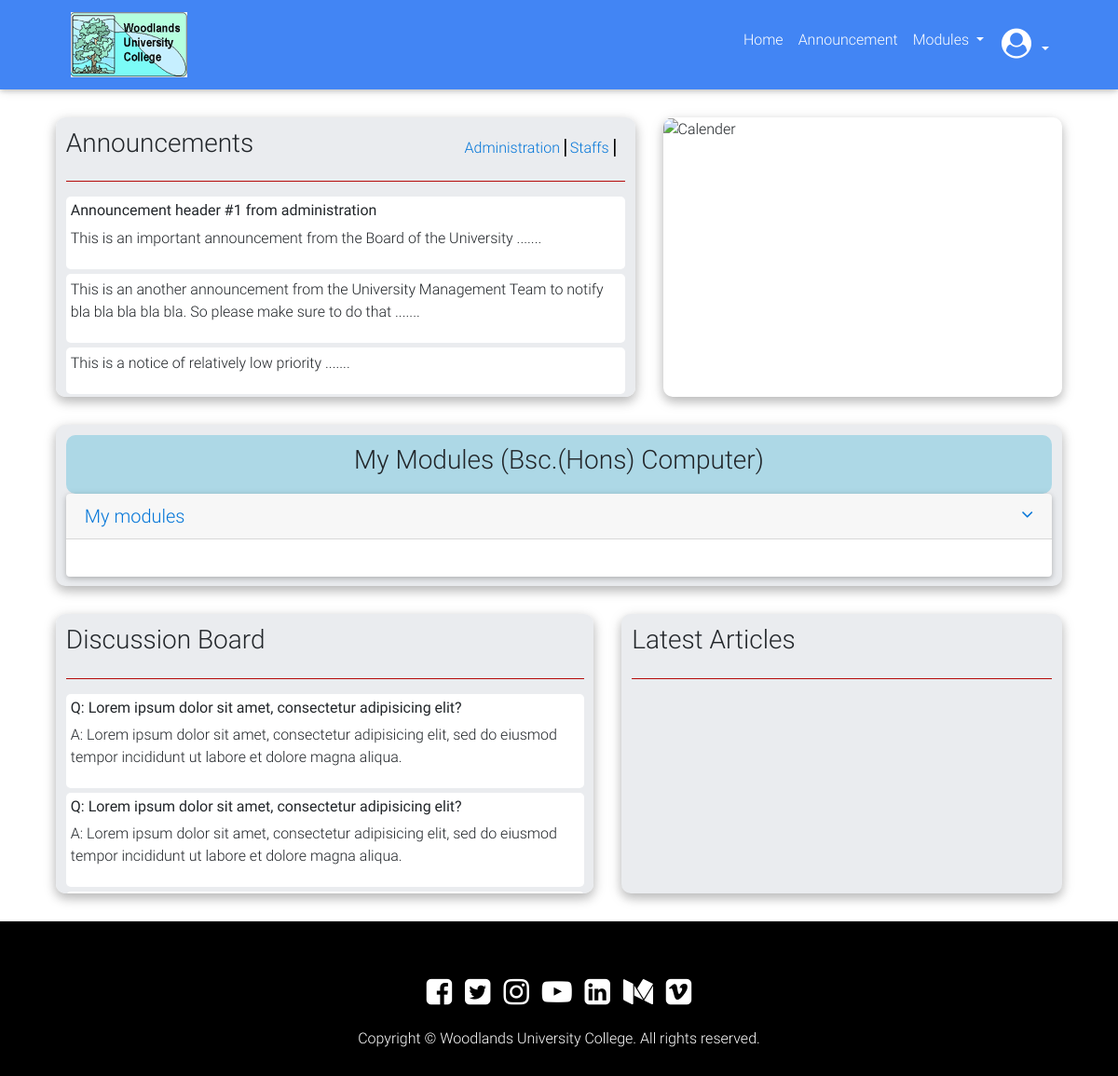
Page /public_html/student/index.php on the earlier database version.
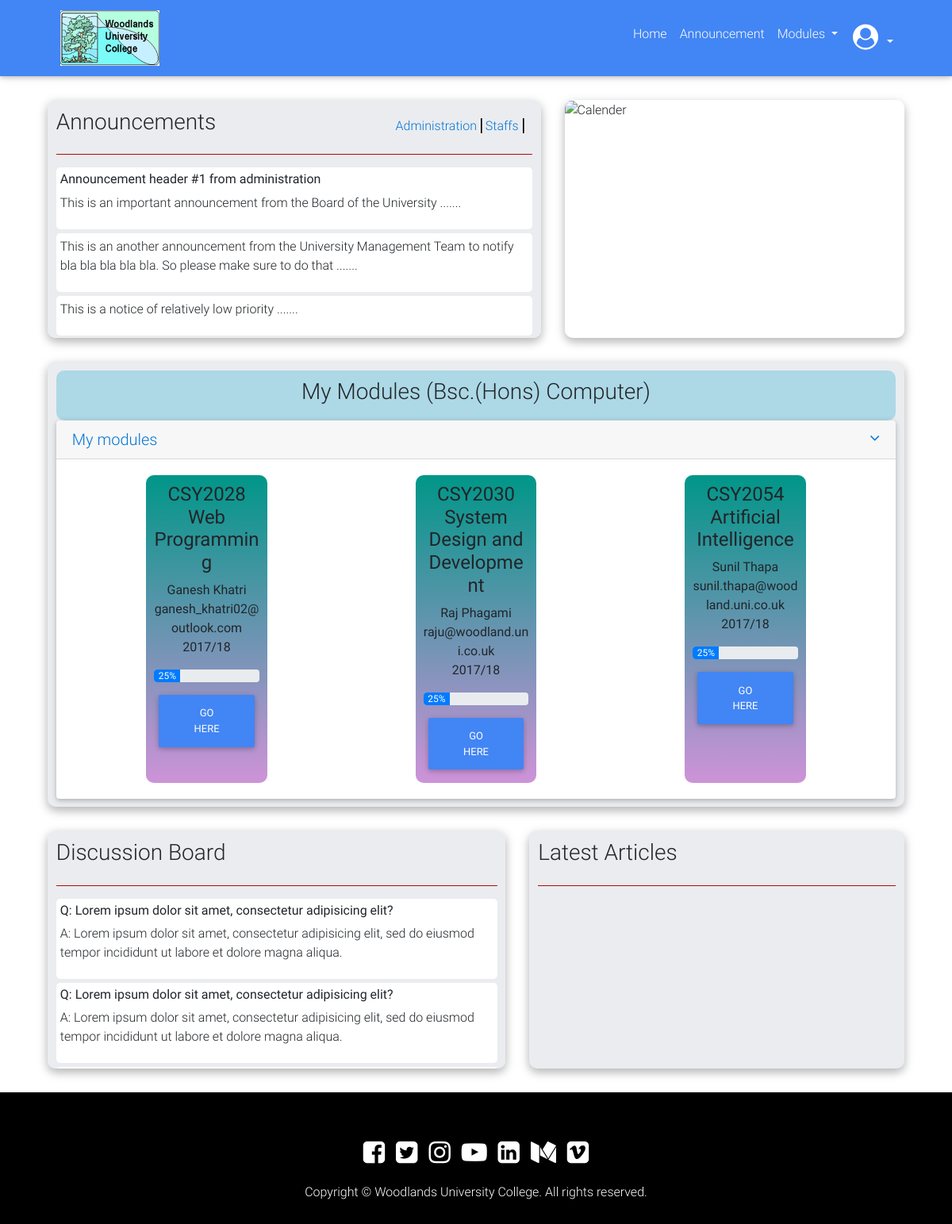
Same page on the later database version.
### tables this page shows
CREATE TABLE `course` (
  `course_id` int(10) NOT NULL,
  `courseName` varchar(255) NOT NULL,
  `degree` varchar(255) NOT NULL
);

CREATE TABLE `module` (
  `module_id` int(10) NOT NULL,
  `course_id` int(10) NOT NULL,
  `moduleName` varchar(255) NOT NULL,
  `level` int(5) NOT NULL,
  `pts` int(10) NOT NULL,
  `ass1` varchar(255) NOT NULL,
  `ass2` varchar(255) NOT NULL,
  `exam` varchar(255) NOT NULL,
  `moduleCode` varchar(255) NOT NULL,
  `tutor_id` int(9) NOT NULL
);

CREATE TABLE `staff` (
  `staffId` int(9) NOT NULL,
  `staffFirstName` varchar(255) NOT NULL,
  `staffMiddleName` varchar(255) NOT NULL,
  `staffSurName` varchar(255) NOT NULL,
  `email` varchar(255) NOT NULL,
  `address` varchar(255) NOT NULL,
  `phone` varchar(20) NOT NULL,
  `role` varchar(255) NOT NULL,
  `specialistSubject` varchar(100) NOT NULL,
  `status` varchar(40) NOT NULL,
  `dormacyReason` varchar(30) NOT NULL,
  `gender` varchar(10) NOT NULL
);

### classes/databaseQuery.php (called while the page is built, shortened)
<?php
	class QueryDatabase{
		public $pdo; public $tableName;
		function __construct($pdo, $tableName){
			$this->pdo = $pdo;
			$this->tableName = $tableName;
		}
		function find($field, $value) {
		        $stmt = $this->pdo->prepare('SELECT * FROM ' . $this->tableName . ' WHERE ' . $field . ' = :value');
		        $criteria = [
		                'value' => $value
		        ];
		        $stmt->execute($criteria);
		        return $stmt;
		}
	}
?>

### functions/load-Template-Function.php (called while the page is built, shortened)
<?php
	function contentLoadingFunction($filename, $templateVars){
		extract($templateVars);
		require $filename;
		$content = ob_get_clean();
		return $content;
	}
?>

### template/student/student_layout.php (the view, shortened to what this page needs)
<!DOCTYPE html>
<html lang="en">
<head>
    <link rel="stylesheet" href="https://maxcdn.bootstrapcdn.com/font-awesome/4.7.0/css/font-awesome.min.css">
    <link href="../../assets/css/bootstrap.min.css" rel="stylesheet">
    <link href="../../assets/css/mdb.min.css" rel="stylesheet">
    <link href="../../assets/css/staffstyle.css" rel="stylesheet">
</head>
<body>
    <header>
        <nav class="navbar navbar-expand-lg navbar-dark primary-color">
            <div>
                <a class="navbar-brand" href="#">
                    <img src="../../assets/images/logo.png" height="70px" alt="University Logo">
                </a>
            </div>
            <div class="collapse navbar-collapse" id="basicExampleNav">
                <ul class="nav navbar-nav nav-flex-icons ml-auto">
                <li class="nav-item">
                    <a class="nav-link" href="index.php">Home</a>
                </li>
                <li class="nav-item">
                    <a class="nav-link" href="#">Announcement</a>
                </li>
                <li class="nav-item dropdown">
                    <a class="nav-link dropdown-toggle" href="#" id="navbarDropdownMenuLink" data-toggle="dropdown" aria-haspopup="true" aria-expanded="false">
                        Modules
                    </a>
                </li>
                <li class="nav-item dropdown">
                    <a class="nav-link dropdown-toggle" href="#" id="navbarDropdownMenuLink" data-toggle="dropdown" aria-haspopup="true" aria-expanded="false">
                        <i class="fa fa-user-circle fa-2x" aria-hidden="true"></i>
                    </a>
                </li>
            </ul>
            </div>
        </nav>
    </header>
    <main>
        <div class="section-1">
            <div class="announce example z-depth-1-half">
                <div class="announce-header">
                    <h3>Announcements</h3>
                    <div id="announce-cat">
                        <a href="#" style="border-right:2px groove black; padding-right: 5px;">Administration</a>
                        <a href="#" style="border-right:2px groove black;padding-right: 5px;">Staffs</a>
                    </div>
                </div>
                <hr>
                <div class="announce-body">
                    <div class="announcement">
                        <h6><strong>Announcement header #1 from administration</strong></h6>
                        <p>This is an important announcement from the Board of the University .......</p>
                    </div>
                    <div class="announcement">
                        <p>This is an another announcement from the University Management Team to notify bla bla bla bla bla. So please make sure to do that .......</p>
                    </div>
                    <div class="announcement">
                        <p>This is a notice of relatively low priority .......</p>
                    </div>
                </div>
            </div>
            <div class="calender example z-depth-1-half">
                <img src="img/calender.png" alt="Calender" height="300px">
            </div>
        </div>
        <div class="modules example z-depth-1-half">
            <div class="modules-header">
                <h3>My Modules (<?php
                    $studentInfo = $student->find('Stid', 1);
                    $studentFetch = $studentInfo->fetch();
                    $courseInfo = $course->find('course_id', $studentFetch['currentCoursCode']);
                    $courseName = $courseInfo->fetch();
                    echo $courseName['degree'].' '.$courseName['courseName'];
                 ?>)</h3>
            </div>
            <div class="accordion" id="accordionEx" role="tablist" aria-multiselectable="true">
                <div class="card">
                    <div class="card-header" role="tab" id="headingOne">
                        <a data-toggle="collapse" href="#collapseOne" aria-expanded="true" aria-controls="collapseOne">
                            <h5 class="mb-0">
                                My modules <i class="fa fa-angle-down rotate-icon float-right"></i>
                            </h5>
                        </a>
                    </div>
                    <div id="collapseOne" class="collapse show" role="tabpanel" aria-labelledby="headingOne" data-parent="#accordionEx" >
                        <div class="card-body">
<?php
    $moduleInfo = $module->find('course_id', $courseName['course_id']);
    while($moduleDetail = $moduleInfo->fetch()){
        $tutorInfo = $staff->find('staffId', $moduleDetail['tutor_id']);
        $tutorDetail = $tutorInfo->fetch();
        echo '
            <div class="module-card example hoverable">
                <div class="module-card-header">
                    <h4>'.$moduleDetail['moduleCode'].' <br> '.$moduleDetail['moduleName'].'</h4>
                </div>
                <div class="module-card-body">
                    <p>
                        '.$tutorDetail['staffFirstName'].' '.$tutorDetail['staffSurName'].' <br> '.$tutorDetail['email'].' <br> 2017/18
                    </p>
                    <div class="progress" style="margin-bottom: 10px;">
                        <div class="progress-bar" role="progressbar" style="width: 25%;" aria-valuenow="25" aria-valuemin="0" aria-valuemax="100">25%</div>
                    </div>
                    <a href="module.php?id='.$moduleDetail['module_id'].'" role="button" class="btn btn-primary">Go Here</a>
                </div>
            </div>
        ';
    }
?>
                        </div>
                    </div>
                </div>
            </div>
        </div>
        <div class="section-3">
            <div class="announce example z-depth-1-half discussion" style="width: 55%">
                    <div class="announce-header">
                        <h3>Discussion Board</h3>
                    </div>
                    <hr>
                    <div class="announce-body">
                        <div class="announcement">
                            <h6><strong>Q: Lorem ipsum dolor sit amet, consectetur adipisicing elit?</strong></h6>
                            <p>A: Lorem ipsum dolor sit amet, consectetur adipisicing elit, sed do eiusmod
                            tempor incididunt ut labore et dolore magna aliqua.</p>
                        </div>
                        <div class="announcement">
                            <h6><strong>Q: Lorem ipsum dolor sit amet, consectetur adipisicing elit?</strong></h6>
                            <p>A: Lorem ipsum dolor sit amet, consectetur adipisicing elit, sed do eiusmod
                            tempor incididunt ut labore et dolore magna aliqua.</p>
                        </div>
                        <div class="announcement">
                        </div>
                    </div>
                </div>
            <div class="example z-depth-1-half articles" style="width: 45%;">
                <div class="announce-header">
                    <h3>Latest Articles</h3>
                </div>
                <hr>
            </div>
        </div>
    </main>
    <footer>
        <div class="social-icons">
            <i class="fa fa-facebook-square fa-2x" aria-hidden="true" title="Facebook"></i>
            <i class="fa fa-twitter-square fa-2x" aria-hidden="true" title="Twitter"></i>
            <i class="fa fa-instagram fa-2x" aria-hidden="true" title="Instagram"></i>
            <i class="fa fa-youtube-play fa-2x" aria-hidden="true" title="Youtube"></i>
            <i class="fa fa-linkedin-square fa-2x" aria-hidden="true" title="Linked In"></i>
            <i class="fa fa-medium fa-2x" aria-hidden="true" title="Medium"></i>
            <i class="fa fa-vimeo-square fa-2x" aria-hidden="true" title="Vimeo"></i>
        </div>
        <p>Copyright &copy; Woodlands University College. All rights reserved. </p>
    </footer>
</body>
</html>

### public_html/student/index.php
<?php
	require '../../classes/databaseQuery.php';
	require '../../databaseConnect/connectSQL.php';
	require '../../functions/load-Template-Function.php';
	$title = "Welcome";
	$student = new QueryDatabase($pdo, 'student');
	$course = new QueryDatabase($pdo, 'course');
	$module = new QueryDatabase($pdo, 'module');
	$staff = new QueryDatabase($pdo, 'staff');
	$templateVars = [
		'title' => $title,
		'course' => $course,
		'student' => $student,
		'module' => $module,
		'staff' => $staff
	];
	echo contentLoadingFunction('../../template/student/student_layout.php', $templateVars);
?>

### assets/css/staffstyle.css (style rules this page uses)
* { margin: 0; padding: 0; }
header { background: red; margin-bottom: 30px; }
.navbar-collapse { position: relative; right: 50px; }
.navbar-brand { position: relative; left: 60px; }
main { width: 90%; margin: 0 auto; }
.section-1, .section-3 { display: flex; flex-direction: row; margin-bottom: 30px; }
.announce-header { display: flex; flex-direction: row; position: relative; }
#announce-cat { position: absolute; right: 0; padding: 10px; }
.announce { width: 58%; margin-right: 30px; padding: 1%; background: #eaecef; border-radius: 10px; height: 300px; overflow: auto; }
.announcement { background: white; padding: 5px; border-radius: 5px; margin-bottom: 5px; }
hr { border-top: 1px solid #b50a0a; }
.calender { width: 40%; overflow: hidden; border-radius: 10px; }
.modules { border-radius: 10px; padding: 1%; background: #eaecef; margin-bottom: 30px; }
.modules-header { background: lightblue; padding: 1%; border-radius: 10px; }
.modules-header h3 { text-align: center; }
.module-card { background: linear-gradient(to bottom, #009688 , #ce93d8); width: 15%; padding: 1%; border-radius: 10px; text-align: center; }
.modules .card-body { display: flex; flex-direction: row; justify-content: space-around; }
.articles { padding: 1%; background: #eaecef; border-radius: 10px; height: 300px; overflow: auto; }
footer { margin-top: 20px; background: black; color: white; padding: 5% 0 1% 0; text-align: center; }
.social-icons { margin-bottom: 20px; }
.social-icons i { margin: 0 5px; }

Differences in the rows shown:
added module: moduleCode "CSY2028", moduleName "Web Programming", tutor.staffFirstName "Ganesh", tutor.staffSurName "Khatri", tutor.email "ganesh_khatri02@outlook.com"
added module: moduleCode "CSY2030", moduleName "System Design and Development", tutor.staffFirstName "Raj", tutor.staffSurName "Phagami", tutor.email "raju@woodland.uni.co.uk"
added module: moduleCode "CSY2054", moduleName "Artificial Intelligence", tutor.staffFirstName "Sunil", tutor.staffSurName "Thapa", tutor.email "sunil.thapa@woodland.uni.co.uk"
